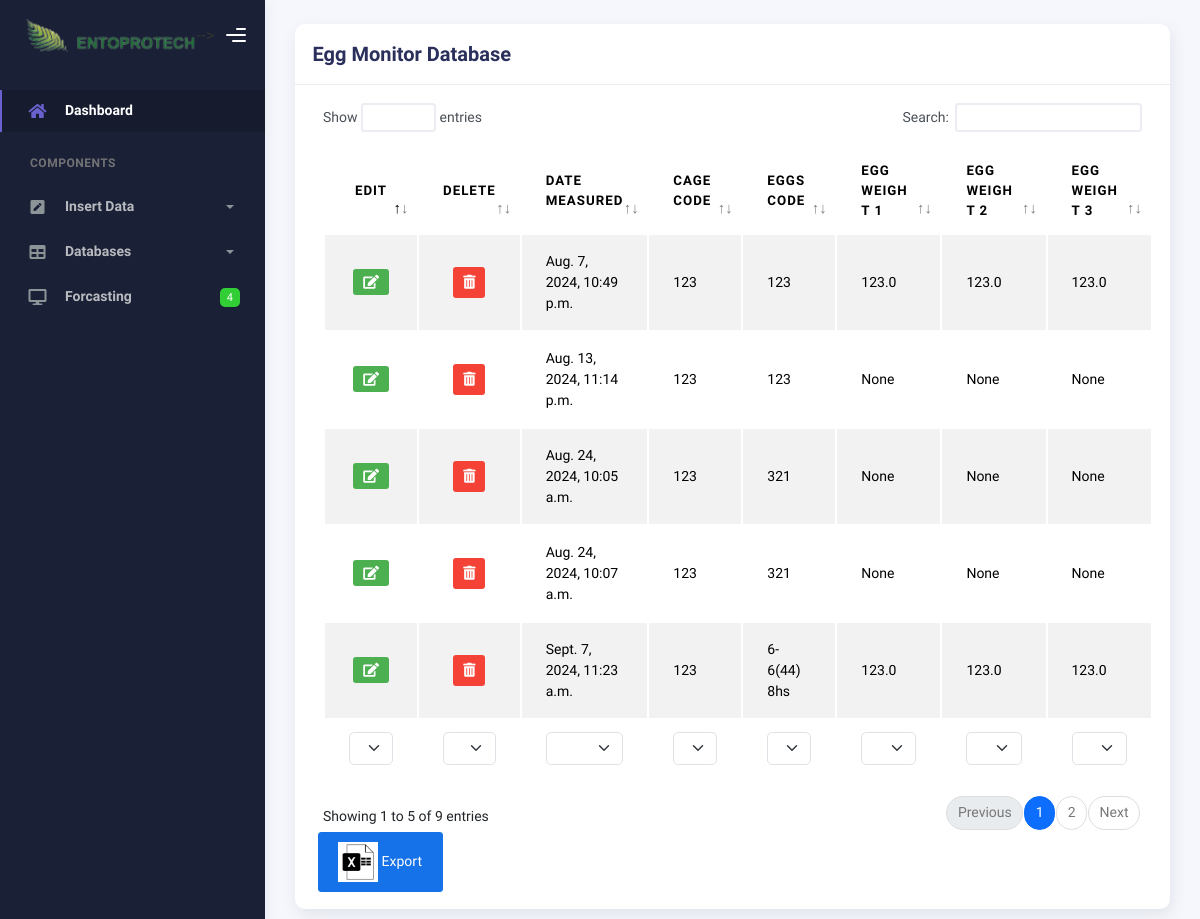
/tables/eggMonitorTable, run on the app's committed database.
### BFSapp/models.py (models this page shows)
class EggMonitor(models.Model):
    date_measure = models.DateTimeField()
    passed_hours = models.FloatField()
    cage_code = models.CharField(max_length=100)
    eggs_code = models.CharField(max_length=100)
    egg_weight_1 = models.FloatField(null=True, blank=True)
    egg_weight_2 = models.FloatField(null=True, blank=True)
    egg_weight_3 = models.FloatField(null=True, blank=True)
    num_eggs_1 = models.IntegerField(null=True, blank=True)
    num_eggs_2 = models.IntegerField(null=True, blank=True)
    num_eggs_3 = models.IntegerField(null=True, blank=True)
    avg_single_weight = models.FloatField(null=True, blank=True)
    rsd_single_weight = models.FloatField(null=True, blank=True)
    total_eggs_weight = models.IntegerField(null=True, blank=True)
    added_eggs = models.FloatField(null=True, blank=True)
    fertile_eggs_1 = models.IntegerField(null=True, blank=True)
    fertile_eggs_2 = models.IntegerField(null=True, blank=True)
    fertile_eggs_3 = models.IntegerField(null=True, blank=True)
    infertile_eggs_1 = models.IntegerField(null=True, blank=True)
    infertile_eggs_2 = models.IntegerField(null=True, blank=True)
    infertile_eggs_3 = models.IntegerField(null=True, blank=True)
    fertelity_percentage = models.FloatField(null=True, blank=True)
    rsd_fertelity_percentage = models.FloatField(null=True, blank=True)
    target_density = models.IntegerField(null=True, blank=True)
    amount_of_added_eggs = models.FloatField(null=True, blank=True)
    incubation_temp = models.CharField(max_length=50, null=True, blank=True)
    incubation_tube = models.CharField(max_length=50, null=True, blank=True)
    comments = models.CharField(max_length=50, null=True, blank=True)

### BFSapp/views.py (the view)
# urls.py: path("tables/eggMonitorTable", views.get_egg_monitor_table, name="get_egg_monitor_table"),
def get_egg_monitor_table(request):
    all_eggs_monitors = EggMonitor.objects.all()
    data = []
    for item in all_eggs_monitors:
        row_dict = {
            'col1': item.date_measure,
            'col2': item.cage_code,
            'col3': item.eggs_code,
            'col4': item.egg_weight_1,
            'col5': item.egg_weight_2,
            'col6': item.egg_weight_3,
            'col7': item.num_eggs_1,
            'col8': item.num_eggs_2,
            'col9': item.num_eggs_3,
            'col10': item.avg_single_weight,
            'col11': item.rsd_single_weight,
            'col12': item.total_eggs_weight,
            'col13': item.added_eggs,
            'col14': item.fertile_eggs_1,
            'col15': item.fertile_eggs_2,
            'col16': item.fertile_eggs_3,
            'col17': item.infertile_eggs_1,
            'col18': item.infertile_eggs_2,
            'col19': item.infertile_eggs_3,
            'col20': item.fertelity_percentage,
            'col21': item.rsd_fertelity_percentage,
            'col22': item.target_density,
            'col23': item.amount_of_added_eggs,
            'col24': item.incubation_temp,
            'col25': item.incubation_tube,
            'col26': item.comments,
        }
        data.append(row_dict)
    return render(request, 'tables/eggMonitorTable.html', {'data_from_server': data})

### BFSapp/templates/tables/eggMonitorTable.html (shortened to what this page needs)
{% extends 'base.html' %}
{% load static %}
    {% load static %}
    {% block content %}
    <div class="main-panel">
      <div class="page-inner">
        <div class="row">
          <div class="col-md-12">
            <div class="card">
              <div class="card-header">
                <h4 class="card-title">Egg Monitor Database</h4>
              </div>
              <div class="card-body">
                <div class="table-responsive">
                  <table
                    id="multi-filter-select"
                    class="display table table-striped table-hover"
                  >
                    <thead>
                      <tr>
                        <th class="action-header">Edit</th>
                        <th class="action-header">Delete</th>
                        <th>Date Measured</th>
                        <th>Cage Code</th>
                        <th>Eggs Code</th>
                        <th>Egg Weight 1</th>
                        <th>Egg Weight 2</th>
                        <th>Egg Weight 3</th>
                      </tr>
                    </thead>
                    <tfoot>
                      <tr>
                        <th class="action-header">Edit</th>
                        <th class="action-header">Delete</th>
                        <th>Date Measured</th>
                        <th>Cage Code</th>
                        <th>Eggs Code</th>
                        <th>Egg Weight 1</th>
                        <th>Egg Weight 2</th>
                        <th>Egg Weight 3</th>
                      </tr>
                    </tfoot>
                    <tbody>
                      {% for row in data_from_server %}
                      <tr>
                        <td class="action-column edit-column">
                          <a href="{% url 'edit_record' row.col3 %}" class="btn-edit">
                            <i class="fas fa-edit"></i>
                          </a>
                        </td>
                        <td class="action-column delete-column">
                          <form action="{% url 'delete_record' row.col3 %}" method="post" style="display:inline;">
                              <button type="submit" class="btn-delete" onclick="return confirm('Are you sure you want to delete this record?');">
                                <i class="fas fa-trash-alt"></i></button>
                          </form>
                        </td>
                        <td>{{ row.col1 }}</td>
                        <td>{{ row.col2 }}</td>
                        <td>{{ row.col3 }}</td>
                        <td>{{ row.col4 }}</td>
                        <td>{{ row.col5 }}</td>
                        <td>{{ row.col6 }}</td>
                      </tr>
                      {% endfor %}
                    </tbody>
                  </table>
                  <div style="margin-left: 0.6%;">
                    <a href="{% url 'export_to_excel' 'EggMonitor' %}" class="btn btn-primary">
                      <img src="{% static 'img/excel-logo.jpg' %}" alt="Export to Excel" style="width: 40px; height: 40px;">
                      Export
                    </a>
                  </div>
                </div>
              </div>
            </div>
          </div>
        </div>
      </div>
    </div>
    {% endblock %}
{% block extra_css %}
  <link rel="stylesheet" href="{% static 'css/edit-remove-table-cols.css' %}" />
{% endblock %}

### BFSapp/templates/base.html (shortened to what this page needs)
{% load static %}
<!DOCTYPE html>
<html lang="en">
  <head>
    <link rel="stylesheet" href="{% static 'css/bootstrap.min.css' %}" />
    <link rel="stylesheet" href="{% static 'css/plugins.min.css' %}" />
    <link rel="stylesheet" href="{% static 'css/kaiadmin.min.css' %}" />
    {% block extra_css %} {% endblock %}
  </head>
  <body>
    {% block content %}{% endblock %}
  </body>
</html>

### BFSapp/static/css/edit-remove-table-cols.css (style rules this page uses)
.action-header { background-color: #f0f0f0; text-align: center; }
.action-column { width: 80px; text-align: center; }
.btn-edit { background-color: #4caf50; color: white; padding: 5px 10px; text-decoration: none; border: none; border-radius: 3px; cursor: pointer; }
.btn-delete { background-color: #f44336; color: white; padding: 5px 10px; border: none; border-radius: 3px; cursor: pointer; }
.edit-column, .delete-column { padding: 0; }

### data on the page
EggMonitor: col1 "Aug. 7, 2024, 10:49 p.m.", col2 "123", col3 "123", col4 "123.0", col5 "123.0", col6 "123.0"
EggMonitor: col1 "Aug. 13, 2024, 11:14 p.m.", col2 "123", col3 "123"
EggMonitor: col1 "Aug. 24, 2024, 10:05 a.m.", col2 "123", col3 "321"
EggMonitor: col1 "Aug. 24, 2024, 10:07 a.m.", col2 "123", col3 "321"
EggMonitor: col1 "Sept. 7, 2024, 11:23 a.m.", col2 "123", col3 "6-6(44) 8hs", col4 "123.0", col5 "123.0", col6 "123.0"

### other printed values
{{ row.col4 }} "None" "None" "None"
{{ row.col5 }} "None" "None" "None"
{{ row.col6 }} "None" "None" "None"
